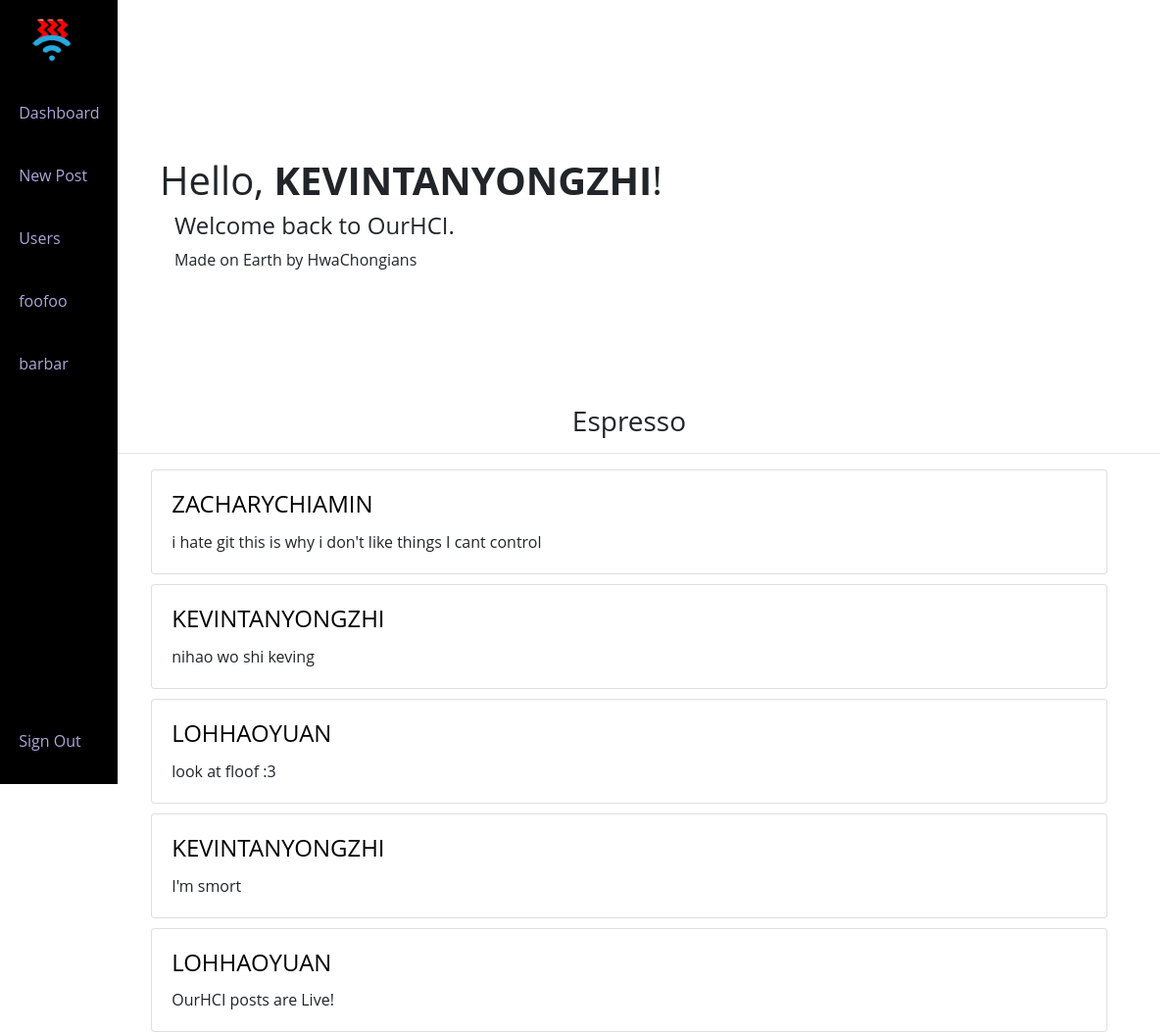
The app's page / (signed in) with its own data.
### ourapp/models.py (models this page shows)
class User(AbstractUser):
    hciclass = models.CharField(max_length=3, null=False, blank=False)
    consortium = models.CharField(max_length=8, null=True, blank=True)
    bio = models.TextField(max_length=500, null=True, blank=True)
    reputation = models.IntegerField(null=False, blank=False, default=100)
    email = models.EmailField(null=False, max_length=26, blank=False)

class Post(models.Model):
    user = models.ForeignKey(User, on_delete=models.CASCADE)
    content = models.TextField(null=False)
    image = models.ImageField(upload_to="uploads/images", blank=True)

### ourapp/views.py (the view)
# urls.py: path("", views.index, name="index"),
def index(request):
    user = request.user
    developer = user.groups.filter(name='Developer').exists()
    feed = Post.objects.all().order_by('-id')
    return render(request, "ourapp/index.html", {
        "developer": developer,
        "feed": feed,
    })

### ourapp/templates/ourapp/index.html (shortened to what this page needs)
{% extends "ourapp/layout.html" %}
{% block body %}
    <div>
        {% if user.is_authenticated%}
        <div class="p-5 mb-4 rounded-3">
            <div class="container-fluid py-5">
            <h1 class="display-5 fw-bold">Hello, <strong>{{user}}</strong>!</h1>
            <h4 class="col-md-8 fs-4">Welcome back to OurHCI.</h4>
                <p class="col-md-8 fs-4">
                    Made on Earth by HwaChongians
                </p>
            </div>
        </div>
        {%endif%}
        <h3 class="centered">Espresso</h3>
        <hr>
        {%for post in feed%}
            <div class="card" style="width: 90%; height: auto; margin-bottom:2px;margin: 0 auto;float: none; margin-bottom: 10px;">
                <div class="card-body">
                <h5 class="card-title"><a class="userlink" href="{% url 'profile' post.user %}"><h4>{{post.user}}</h4></a></h5>
                <p class="card-text">{{post.content}}</p>
                </div>
            </div>
        {% endfor %}
            </div>
{% endblock %}

### ourapp/static/ourapp/styles.css (style rules this page uses)
body { font-family: 'Open Sans', sans-serif; background-color: #EAECEF }
.userlink { color:black; }
a { color:black; }

### ourapp/templates/ourapp/layout.html (style rules this page uses)
body { font-family: 'Open Sans', sans-serif; background-color: white; padding-left: 100px; position: relative; margin: var(--header-height) 0 0 0; padding: 0 1rem; font-size: var(--normal-font-size); transition: .5s; }
a { color: blue; text-decoration: none; }
.userlink { color: black; }
:root { --header-height: 3rem; --nav-width: 68px; --first-color: #000000; --first-color-light: #AFA5D9; --white-color: #F7F6FB; --body-font: 'Nunito', sans-serif; --normal-font-size: 1rem; --z-fixed: 100; }
@media screen and (min-width: 768px) { body { margin: calc(var(--header-height) + 1rem) 0 0 0; padding-left: calc(var(--nav-width) + 2rem); } }
@media screen and (min-width: 768px) { .centered { text-align: center; } }

### records on screen
User: username "KEVINTANYONGZHI"
Post: user "ZACHARYCHIAMIN", content "i hate git this is why i don't like things I cant control"
Post: user "KEVINTANYONGZHI", content "nihao wo shi keving"
Post: user "LOHHAOYUAN", content "look at floof :3"
Post: user "KEVINTANYONGZHI", content "I'm smort"
Post: user "LOHHAOYUAN", content "OurHCI posts are Live!"
